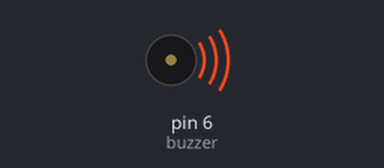
This sketch was run on a simulated Arduino Uno, built with avr-gcc and run on an emulated ATmega328P. On the bench: buzzer (waves = sounding, pin HIGH).

Above: at 0.5 s.
Timing chart, 0 to 4.6 s (numbered marks = the images above):
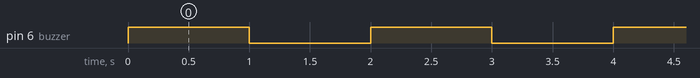

The sketch:

5_buzzer.ino
```cpp
#define buzzer 6

void setup() {
  // put your setup code here, to run once:
  pinMode(buzzer, OUTPUT);
}

void loop() {
  // put your main code here, to run repeatedly:
  digitalWrite(buzzer, HIGH);
  delay(1000);

  digitalWrite(buzzer, LOW);

  delay(1000);
}
```

Measured:
- by itself, pin 6 (buzzer): alternates HIGH for 1.0 s and LOW for 1.0 s
